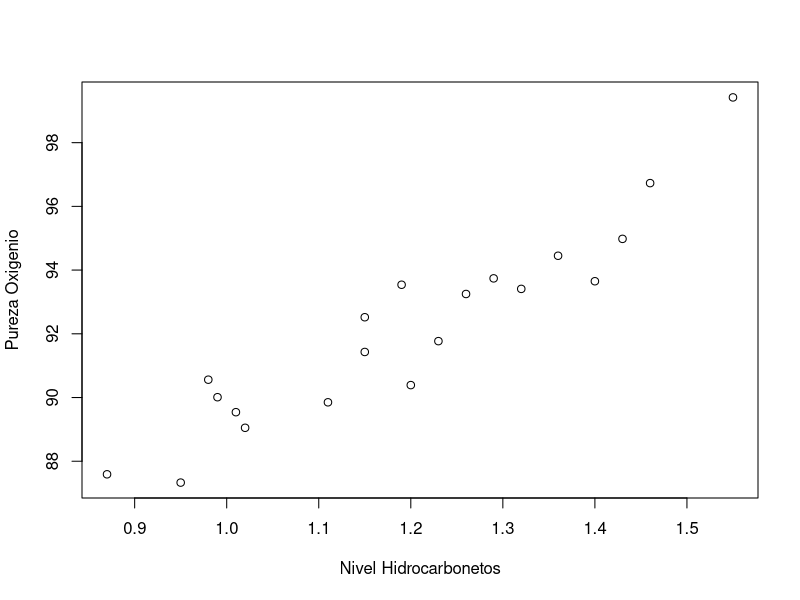

The R source for this figure: (Note: this script raises an error after producing the figure.)
#lista 2
#CARREGANDO ARQUIVO CBO2002_Familia.csv

#Setando diretorio de trabalho
setwd("/Users/cassio/Dropbox/Pos Data Science/Lista_2_Estatistica")

#Carregando base de dados
destilados <- read.csv("dados_dest.txt", sep = "\t", header = TRUE,na.strings = '')

View(destilados)


#1. Construa o gra ́fico de dispersa ̃o entre o n ́ıvel de hidrocarbonetos (X) e a pureza do oxigˆenio (Y).
#Analisando o gr ́afico, o que podemos concluir sobre a relac ̧ ̃ao entre X e Y?
plot(destilados, xlab = "Nivel Hidrocarbonetos", ylab = "Pureza Oxigenio")



#2. Calcule o coeficiente de correlac̃ao de Pearson entre X e Y
# Qual a interpretac ̧ ̃ao sobre o coeficiente? Ele confirma a sua resposta do item 1?
cor(destilados)

#3. Ajuste o modelo de regressa ̃o entre X e Y. Quais os valores ajustados para os coeficientes β0 (intercepto) e β1?
destilados_ajuste=lm(destilados$y~destilados$x)
destilados_ajuste
confint(destilados_ajuste)
#Resp : 74.28 e 14.95

#4. A relacao linear entre o nıvel de hidrocarbonetos (X) e a pureza do oxigenio (Y)  e significativa?



#5. Qual é o coeficiente de determinacao do modelo ? o que esse numero representa ?



#6. Faça a analise de residuos e conclua se o modelo ajustado e adequado para o conjunto de dados.



#7. Qual é o valor predito da pureza do oxigenio para um nivel de hidrobarnonetos igual a 1,08 ?





#5. Qual e o coeficiente de determinacao̧ do modelo? O que esse numero representa?


#6. Fa ̧ca a an ́alise de res ́ıduos e conclua se o modelo ajustado  ́e adequado para o conjunto de dados.
lm(formula = destilados$y ~ destilados$x)


#7. Qual  ́e o valor predito da pureza do oxigˆenio para um n ́ıvel de hidro- carbonetos igual a 1,08?

cor.test(destilados$y~destilados$x)



